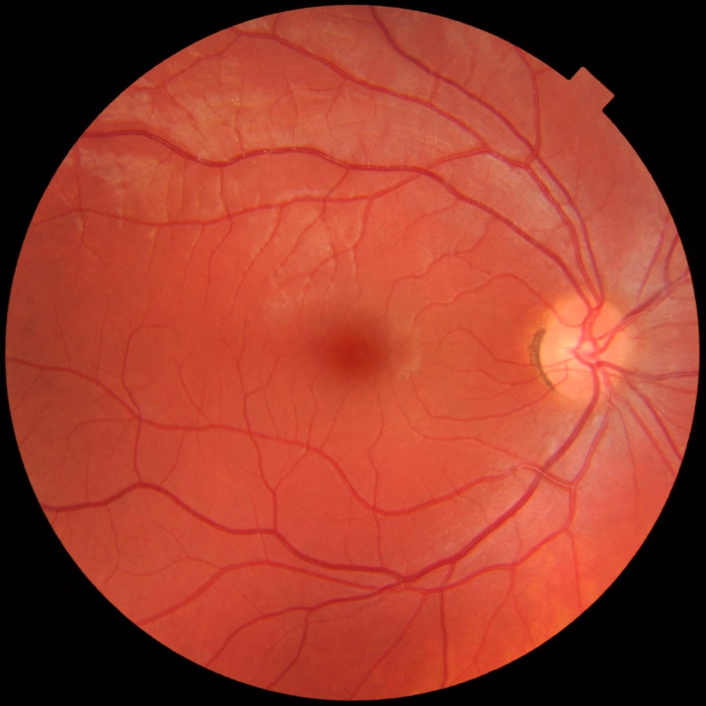
#> input picture eye1.jpg, 1411 x 1411 px (shown at 1/2 size)
$ python lab2_basicImagesFunctions.py
#> lines starting #> are read from the running program, lines starting #| are printed output that depends on the picture; pictures that were not available may be replaced by others from this repository, and a replacement may not be noted
### imageTools.py
#!/usr/bin/env python3
# -*- coding: utf-8 -*-
"""
Created on Wed Jan 29 21:27:09 2020

@author: dMaluenda
"""

import numpy as np
import matplotlib.pyplot as plt
from scipy.signal import medfilt


def getDynamicRange(image):
    """ Returns the minimum and the maximum of an image.
    """
    return image.min(), image.max()


def getImageType(image):
    """ Returns the pixels' type of an image.
    """
    return type(image.flat[0])


def printImageInfo(image):
    """ Prints the basic info of an image.
    """
    minDR, maxDR = getDynamicRange(image)
    print(f"\nImage type: {getImageType(image)} [{minDR}, {maxDR}]")
    print("The size of the image is: {}x{}x{}".format(*image.shape))


def getChannels(image, doSeparatelly=False):
    """ Returns the channels of an image.
        If doSeparatelly=False returns a list of channels
        If doSeparatelly=True returns the channels in different variables
    """
    chanels = tuple() if doSeparatelly else []
    for chIdx in range(image.shape[2]):
        chanel = image[:, :, chIdx]
        if doSeparatelly:
            chanels += (chanel, )  # append in tuples
        else:
            chanels.append(chanel)
    return chanels


def getLuminance(image):
    """ Returns a matrix with the luminance of an image.
    """
    R, G, B = getChannels(image, doSeparatelly=True)
    lum = 0.299*R + 0.587*G + 0.114*B
    dtype = 'uint8' if isUint8(image) else 'float64'
    return np.array(lum, dtype=dtype)


def getAverage(image):
    """ Returns a matrix with the average of the image's channels.
    """
    chanels = getChannels(image)
    avg = sum([ch/len(chanels) for ch in chanels])

    return np.array(avg, dtype='uint8' if isUint8(image) else 'float64')


def im2float(image):
    """ This function returns an image (npArray) of floats.
    """
    return np.array(image/image.max(), dtype='float64')


def isUint8(image):
    """ Returns True if image is made of uint8.
    """
    return isinstance(image.flat[0], np.uint8)


# [6 lines left out: function gammaFilter, not called in this run]


def importEyes():
    """ Returns two true-color images.
    """
    eye1 = plt.imread('eye1.jpg')
#> eye1 is the input picture: shape (1411, 1411, 3); mean R, G, B 154.9, 60.8, 44.5
    eye2 = plt.imread('eye2.jpg')
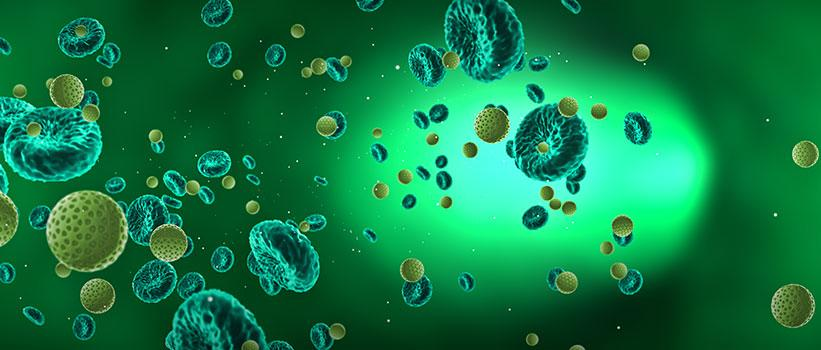
#> input picture artImage.jpg, 821 x 350 px, given in place of eye2.jpg, which was not available
#> eye2 is the input picture: shape (350, 821, 3); mean R, G, B 16.2, 123.1, 68.9

    return eye1, eye2


# [37 lines left out: functions checkIsOneChannel, thresholding, medianFilter, getNewPixel, not called in this run]


# getSegmentedImage returns a one channel image with
#  of a certain dynamic range (see getNewPixel)
getSegmentedImage = np.vectorize(getNewPixel)


# [44 lines left out: function dithering, not called in this run]

### lab2_basicImagesFunctions.py
#!/usr/bin/env python3
# -*- coding: utf-8 -*-
"""
Created on Wed Jan 29 17:22:59 2020

@author: dMaluenda
"""

from imageTools import *

# %% Read images from file

eye1, eye2 = importEyes()

printImageInfo(eye1)
#> in printImageInfo, `minDR, maxDR = getDynamicRange(image)`: minDR = 0; maxDR = 255
#| Image type: <class 'numpy.uint8'> [0, 255]
#| The size of the image is: 1411x1411x3

plt.imshow(eye1)
plt.imsave("lab2/eye1.png", eye1)


#%% Manipulate components of image

channels = getChannels(eye1)
#> the loop in getChannels, `for chIdx in range(image.shape[2]):` made 3 passes
#> pass 1, in getChannels, `chanel = image[:, :, chIdx]`:
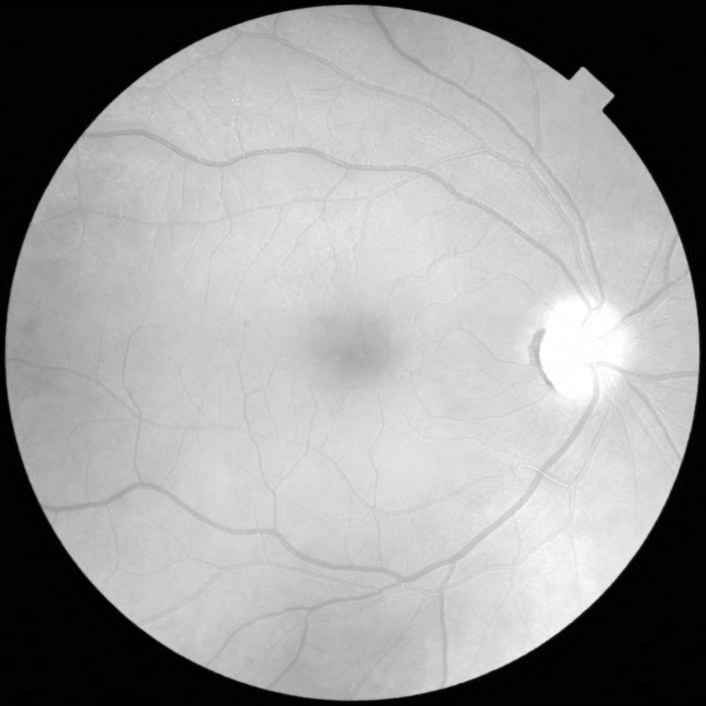
#> chanel: shape (1411, 1411) (shown at 1/2 size); min 0, max 255, mean 154.9
#> pass 3, in getChannels, `chanel = image[:, :, chIdx]`:
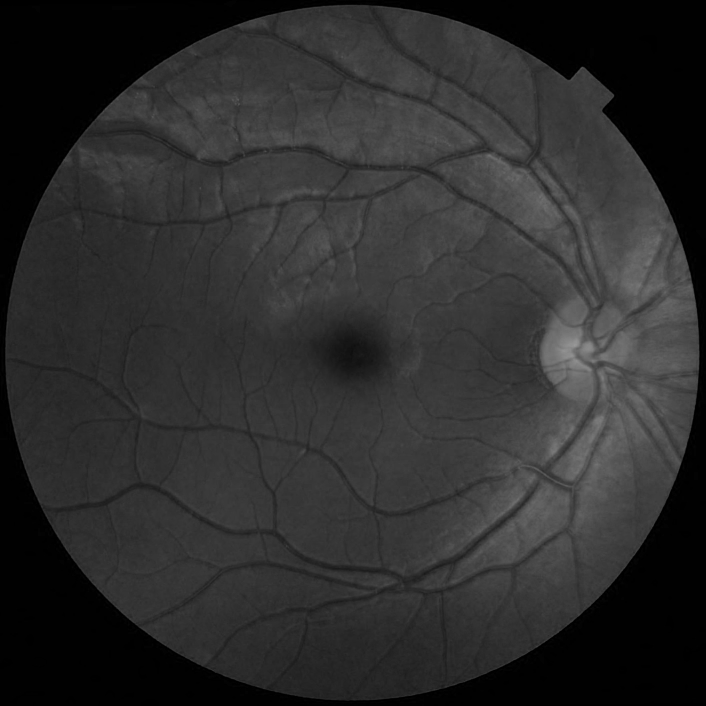
#> chanel: shape (1411, 1411) (shown at 1/2 size); min 0, max 153, mean 44.5
#> after the loop in getChannels, `for chIdx in range(image.shape[2]):`: chanels = 3 items
#> channels = 3 items
Nchannels = len(channels)
#> Nchannels = 3

# alpha channel is included just in case
chLabels = ['R', 'G', 'B', 'alpha']
plt.figure()
for chIdx in range(Nchannels):
    color = channels[chIdx]

    # upper row
    plt.subplot(2, Nchannels, 1+chIdx)
    plt.imshow(color, cmap='gray', vmin=0, vmax=255)
    plt.title(chLabels[chIdx] + " channel")
    plt.axis('off')

    # downer row
    colorIm = np.zeros(eye1.shape, 'uint8')
    colorIm[:, :, chIdx] = color

    plt.subplot(2, Nchannels, Nchannels+1+chIdx)
    plt.imshow(colorIm)
    title = ['0']*Nchannels
    title[chIdx] = chLabels[chIdx]
    plt.title("image %s" % title)
    plt.axis('off')
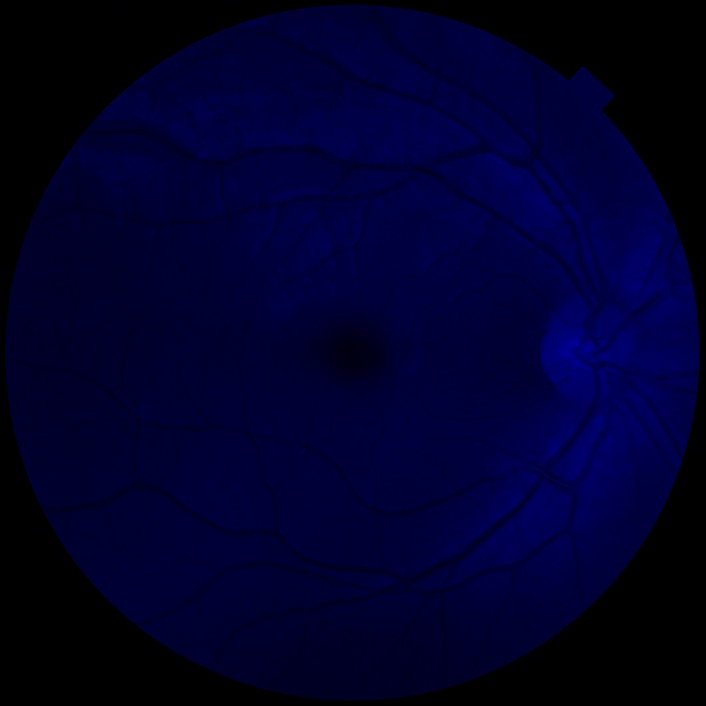
#> colorIm: shape (1411, 1411, 3) (shown at 1/2 size); mean R, G, B 0, 0, 44.5

plt.savefig("lab2/channels.png")
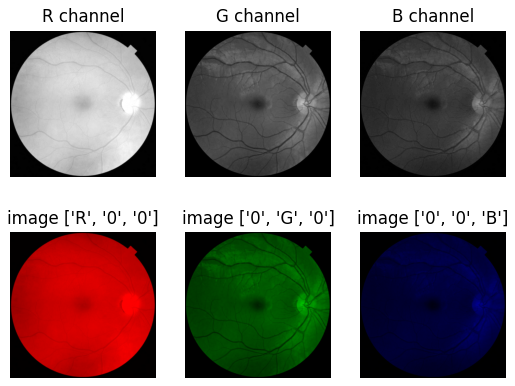
#> figure drawn by matplotlib, 6 panels


#%% Luminance, colormap, pseudocolor and gamma


#%%% Average

X1 = 564
Y2 = 345

avg_1 = ( eye1[X1, Y2, 0] + eye1[X1, Y2, 1] + eye1[X1, Y2, 2] ) / 3
#> avg_1 = 21

avg_2 = eye1[X1, Y2, 0]/3 + eye1[X1, Y2, 1]/3 + eye1[X1, Y2, 2]/3
#> avg_2 = 106.3

print("\n\n >>> avg_1=%.2f (%s) is different than avg_2=%.2f (%s)), "
      "which one is the correct?\n\n" % (avg_1, type(avg_1), avg_2, type(avg_2)))
#|  >>> avg_1=21.00 (<class 'numpy.float64'>) is different than avg_2=106.33 (<class 'numpy.float64'>)), which one is the correct?


#%%% Average II


plt.figure()
plt.imshow(getAverage(eye1), cmap='gray', vmin=0, vmax=255)
#> in getAverage, `chanels = getChannels(image)`: chanels = 3 items
#> in getAverage, `avg = sum([ch/len(chanels) for ch in chanels])`:
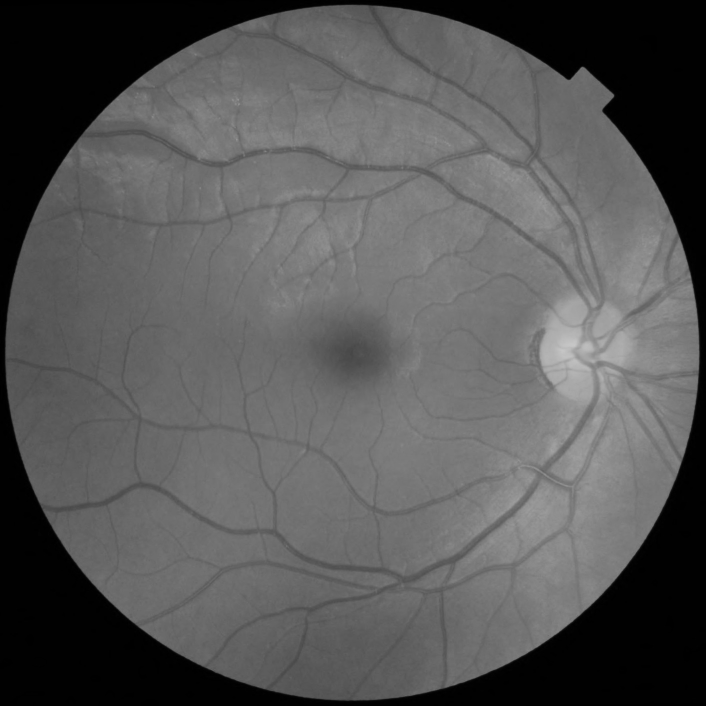
#> avg: shape (1411, 1411) float64 (shown at 1/2 size); min 0, max 199.7, mean 86.7
plt.title("Average: (R + G + B)/3")
plt.savefig("lab2/average.png")


#%%% Luminance

luminance = getLuminance(eye1)
#> in getLuminance, `dtype = 'uint8' if isUint8(image) else 'float64'`: dtype = 'uint8'

plt.figure()
idx = 1
for cmap in ['gray', 'jet', 'prism', 'hsv']:
    plt.subplot(2, 2, idx)
    plt.imshow(luminance, cmap=cmap)
    plt.title("Colormap: %s" % cmap)
    plt.axis('off')
    idx += 1
#> after the loop, idx = 5

plt.savefig("lab2/luminance.png")


#%%% Gamma


imFloat = im2float(eye2)
printImageInfo(imFloat)
#| Image type: <class 'numpy.float64'> [0.0, 1.0]
#| The size of the image is: 350x821x3

plt.figure()
for idx, g in enumerate([0.1, 0.5, 0.8, 1, 1.2, 2, 5, 10]):
    plt.subplot(2, 4, idx+1)
    plt.imshow(imFloat**g)
    plt.axis('off')
    plt.title(f'gamma={g}')

plt.savefig("lab2/gammaFilters.png")
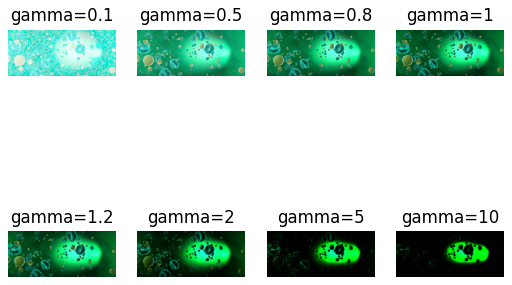
#> figure drawn by matplotlib, 8 panels
